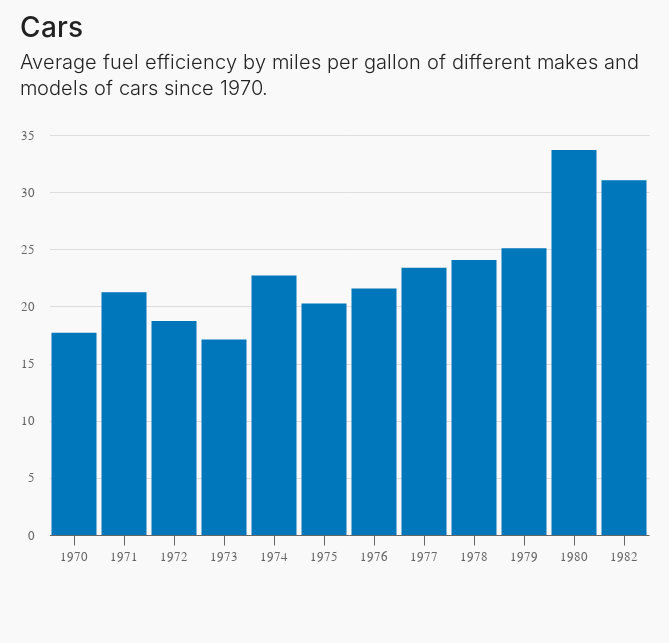

The notebook cell saved with this chart:
### Markdown cell above
## Horizontal bar chart

### Code cell
alt.Chart(data.cars()).mark_bar().encode(
    x=alt.X('year(Year):O'), # wrap `Year` column with Altair's year() fn, then type as :O[rdinal] for proper display
    y=alt.Y('mean(Miles_per_Gallon)'),
).properties(
    title={
        'text': 'Cars',
        'subtitle' : ['Average fuel efficiency by miles per gallon of different makes and ', 'models of cars since 1970.', ' ']
    }
)

### Figure 1 — Vega-Lite specification as saved in the notebook (floating-point values rounded to 4 significant figures; data arrays with more than 128 entries replaced by an {"elided": "..."} marker saying what was removed)
{"config": {"view": {"width": 600, "height": 400, "strokeOpacity": 0}, "background": "#f9f9f9", "padding": {"left": 20, "top": 15, "right": 20, "bottom": 80}, "arc": {"fill": "#0077bb"}, "area": {"fill": "#0077bb"}, "line": {"stroke": "#0077bb", "strokeWidth": 3}, "path": {"stroke": "#0077bb"}, "rect": {"fill": "#0077bb"}, "shape": {"stroke": "#0077bb"}, "bar": {"fill": "#0077bb"}, "point": {"stroke": "#0077bb"}, "symbol": {"fill": "#0077bb", "size": 30}, "title": {"font": "Tenon", "fontSize": 28, "color": "#222222", "fontWeight": 500, "align": "left", "anchor": "start", "subtitleFont": "Tenon", "subtitleColor": "#222222", "subtitleFontSize": 20, "subtitleFontWeight": 300, "subtitlePadding": 10, "subtitleLineHeight": 26}, "axis": {"title": null, "titleColor": "#666666", "labelFont": "Tenon", "labelFontSize": 13, "titleFontWeight": 300, "labelColor": "#666666", "labelFlush": false, "labelPadding": 5, "tickSize": 10, "gridColor": "#dddddd"}, "axisX": {"domainColor": "#666666", "tickColor": "#666666"}, "axisY": {"domainColor": "#f9f9f9", "tickColor": "#f9f9f9"}, "legend": {"title": null, "orient": "top", "direction": "horizontal", "offset": 40, "columnPadding": 20, "titleFont": "Tenon", "titleFontSize": 14, "titleFontWeight": 400, "labelAlign": "left", "labelFont": "Tenon", "labelFontSize": 13, "labelFontWeight": 300, "labelColor": "#222222", "labelBaseline": "middle", "rowPadding": 10, "symbolType": "square"}}, "data": {"name": "data-f02450ab61490a1363517a0190416235"}, "mark": "bar", "encoding": {"x": {"field": "Year", "timeUnit": "year", "type": "ordinal"}, "y": {"aggregate": "mean", "field": "Miles_per_Gallon", "type": "quantitative"}}, "title": {"text": "Cars", "subtitle": ["Average fuel efficiency by miles per gallon of different makes and ", "models of cars since 1970.", " "]}, "$schema": "https://vega.github.io/schema/vega-lite/v4.17.0.json", "datasets": {"data-f02450ab61490a1363517a0190416235": {"elided": "406 records"}}}
